Frame 1 (no input): blank canvas, image omitted
Frame 60 (no input): blank canvas, image omitted
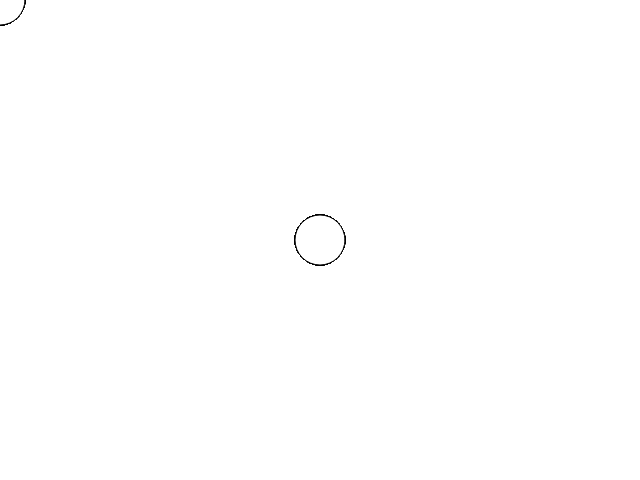
Frame 120 (the mouse pressed at the canvas centre since frame 60)

The p5.js sketch whose frames 1 and 60 were blank and that drew this single picture after the mouse press (run headless with seeded random() and noise() and a simulated clock; from frame 60 on, the mouse is pressed at the canvas centre):

// p5.js sketch
// ── sketch.js
function setup() {
  createCanvas(640, 480);
}

function draw() {
  ellipse(mouseX, mouseY, 50, 50);
}
